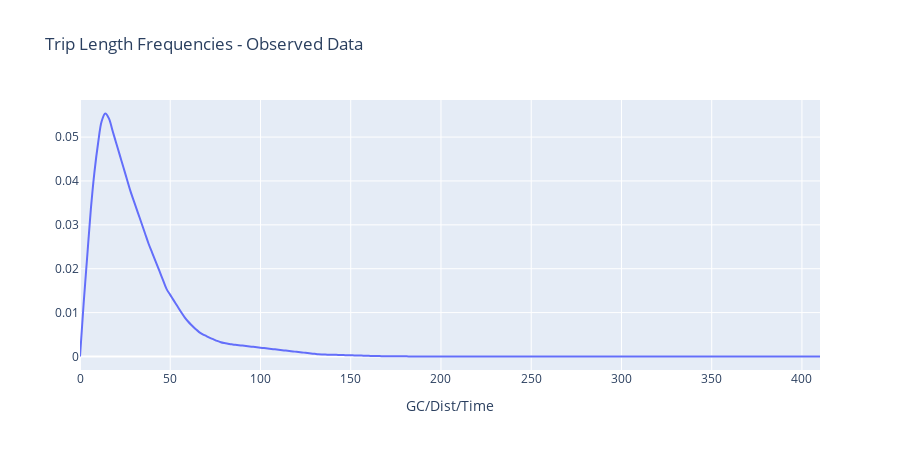

The cell this chart's notebook holds for it:
### Code cell
# MAKE INTERACTIVE CHART
py.offline.init_notebook_mode(connected=True)

lstObsType   = dfTLF_Obs['STAGE'].unique().tolist() #v832 unsmoothed, v832 final smoothing,...
lstTripPurp  = dfTLF_Obs['TRIPPURP'].unique().tolist() # HBW, HBShp, HBOth,...
lstTLFType   = dfTLF_Obs['TLFTYPE' ].unique().tolist() # GC, Time, Dist
    
selectObsType   = widgets.SelectMultiple(options=lstObsType,  value=('v9 Final Smoothing',), description="Observed Data")    
selectTripPurp  = widgets.SelectMultiple(options=lstTripPurp, value=('HBW'        ,), description='Trip Purpose')
selectTLFType   = widgets.SelectMultiple(options=lstTLFType , value=('GC'         ,), description='TLF Type'    )
selectPreset    = widgets.Select(options=dfZoomPresets['PRESET'].tolist(), value='All', description='Zoom Presets')

#custom extents
xmin = widgets.Text(value='0', description='X Min')
xmax = widgets.Text(value='60', description='X Max')
ymin = widgets.Text(value='0', description='Y Min')
ymax = widgets.Text(value='.01', description='Y Max')

widgets.interactive(update_plot_obs, obsvTypes=selectObsType, trippurps=selectTripPurp, tlftypes=selectTLFType, zoompreset=selectPreset, xmin=xmin, xmax=xmax, ymin=ymin, ymax=ymax)

### Figure 1 — Plotly figure (JSON) as saved in the notebook; plotly's stock layout.template omitted (floating-point values rounded to 4 significant figures; data arrays with more than 128 entries replaced by an {"elided": "..."} marker saying what was removed)
{"data": [{"line": {"shape": "spline"}, "mode": "lines", "name": "HBW GC v9 Final Smoothing", "type": "scatter", "x": {"elided": "206 int values"}, "y": {"elided": "206 float values"}}], "layout": {"height": 450, "title": {"text": "Trip Length Frequencies - Observed Data"}, "xaxis": {"range": [null, null], "title": {"text": "GC/Dist/Time"}}, "yaxis": {"range": [null, null], "title": {"text": ""}}}}
